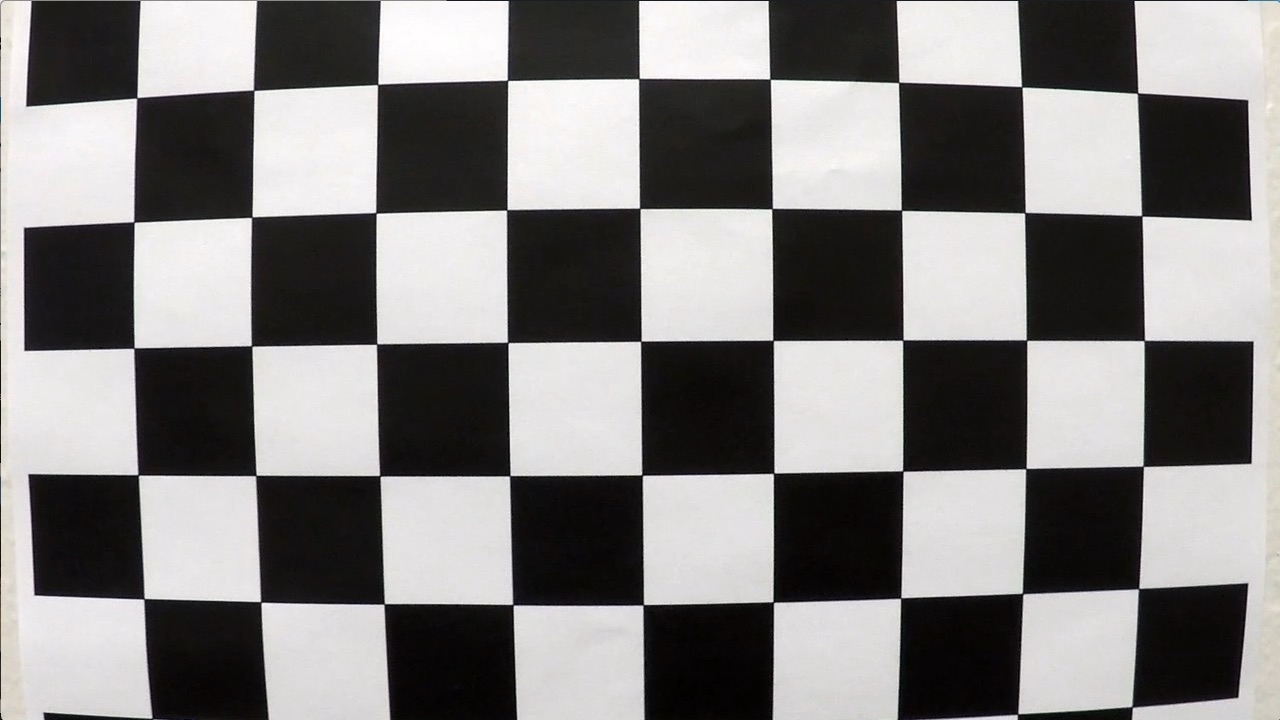
#> input picture camera_cal/calibration1.jpg, 1280 x 720 px; its folder holds 4 pictures in this run
$ python Calibrate_Camera.py
#> lines starting #> are read from the running program, lines starting #| are printed output that depends on the picture
import numpy as np
import cv2
import glob
import matplotlib.pyplot as plt
import matplotlib.patches as patches
from matplotlib.patches import Polygon
import pickle


# Event listener, if button of mouse is clicked
def onclick(event):
    global ix, iy
    ix, iy = event.xdata, event.ydata
    #print the x,y coordinates of mouse
    print(ix, iy)
    return


nx = 9 # the number of inside corners in x
ny = 6 # the number of inside corners in y

# define the left bottom corner and right bottom corner of the warped image
leftLaneCenter = 300
rightLaneCenter = 900

# prepare object points, like (0,0,0), (1,0,0), (2,0,0) ....,(6,5,0)
objp = np.zeros((ny*nx,3), np.float32)
objp[:,:2] = np.mgrid[0:nx, 0:ny].T.reshape(-1,2)


# Arrays to store object points and image points from all the images.
objpoints = [] # 3d points in real world space
imgpoints = [] # 2d points in image plane.

# Make a list of calibration images
images = glob.glob('../camera_cal/calibration*.jpg')

# Step through the list and search for chessboard corners
for idx, fname in enumerate(images):
    img = cv2.imread(fname)
#> img is the input picture: shape (720, 1280, 3); mean B, G, R 127.8, 128.4, 130.1
    gray = cv2.cvtColor(img, cv2.COLOR_BGR2GRAY)

    # Find the chessboard corners
    ret, corners = cv2.findChessboardCorners(gray, (nx,ny), None)
#> ret = False; corners = None

    # If found, add object points, image points
    if ret == True:
        objpoints.append(objp)
        imgpoints.append(corners)
        # [7 lines of commented-out code are left out]


def calculateWarp(img, mtx, dist):
    # Use the OpenCV undistort() function to remove distortion
    undist = cv2.undistort(img, mtx, dist, None, mtx)
    # Convert undistorted image to grayscale
    gray = cv2.cvtColor(undist, cv2.COLOR_BGR2GRAY)
    # Search for corners in the grayscaled image

    # define the 4 coordinates (right top, right bottom, left bottom, left top) in the source image
    # those points are just derived from clicking on an image of a straight road track straight_lines1.jpg
    src = np.float32(
        [[703 , 460],
         [1104 , 718],
         [207 , 718],
         [578 , 460]])


    # define the 4 desired coordinates (right top, right bottom, left bottom, left top) in the source image
    dst = np.float32(
        [[rightLaneCenter,0],
         [rightLaneCenter,718],
         [leftLaneCenter,718],
         [leftLaneCenter,0]])

    # Compute the perspective transform, M, given source and destination points
    M = cv2.getPerspectiveTransform(src, dst)

    # Compute the inverse perspective transform
    Minv = cv2.getPerspectiveTransform(dst, src)

    # Warp an image using the perspective transform, M
    warped = cv2.warpPerspective(img, M, img_size, flags=cv2.INTER_LINEAR)
    # Return the resulting image and matrix
    return warped, M , Minv


#cv2.destroyAllWindows()
calcDistortion = True
#> calcDistortion = True
calcWarp = True

# Test undistortion on an image
if calcDistortion == True:
    #img = cv2.imread('calibration_wide/test_image.jpg')
    img = cv2.imread('../test_images/test4.jpg')
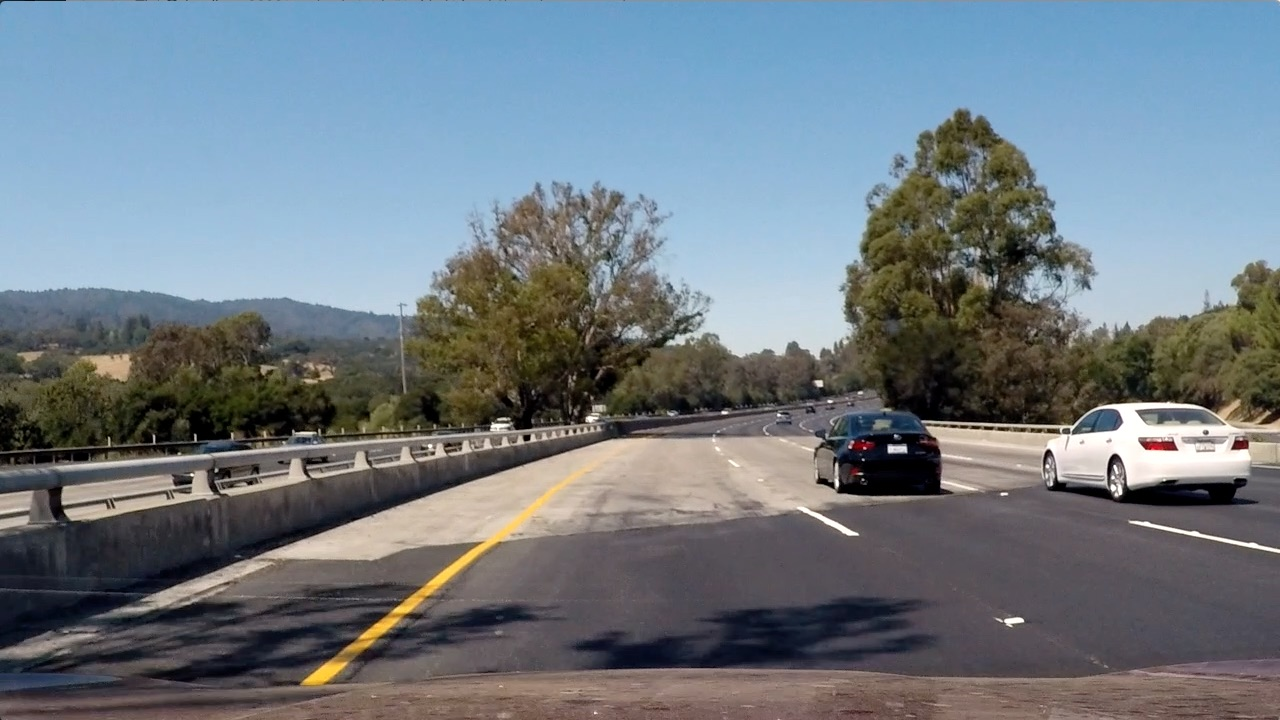
#> input picture test_images/test4.jpg, 1280 x 720 px
#> img is the input picture: shape (720, 1280, 3); mean B, G, R 130.9, 122.7, 112.2

    img_size = (img.shape[1], img.shape[0])
#> img_size = (1280, 720)

    # Do camera calibration given object points and image points
    ret, mtx, dist, rvecs, tvecs = cv2.calibrateCamera(objpoints, imgpoints, img_size,None,None)


    #dst = cv2.cvtColor(dst, cv2.COLOR_BGR2RGB)
    dst = cv2.undistort(img, mtx, dist, None, mtx)
    cv2.imwrite('../output_images/undistored_test4.jpg',dst)


if calcWarp == True:
    img = cv2.imread('../test_images/straight_lines1.jpg')
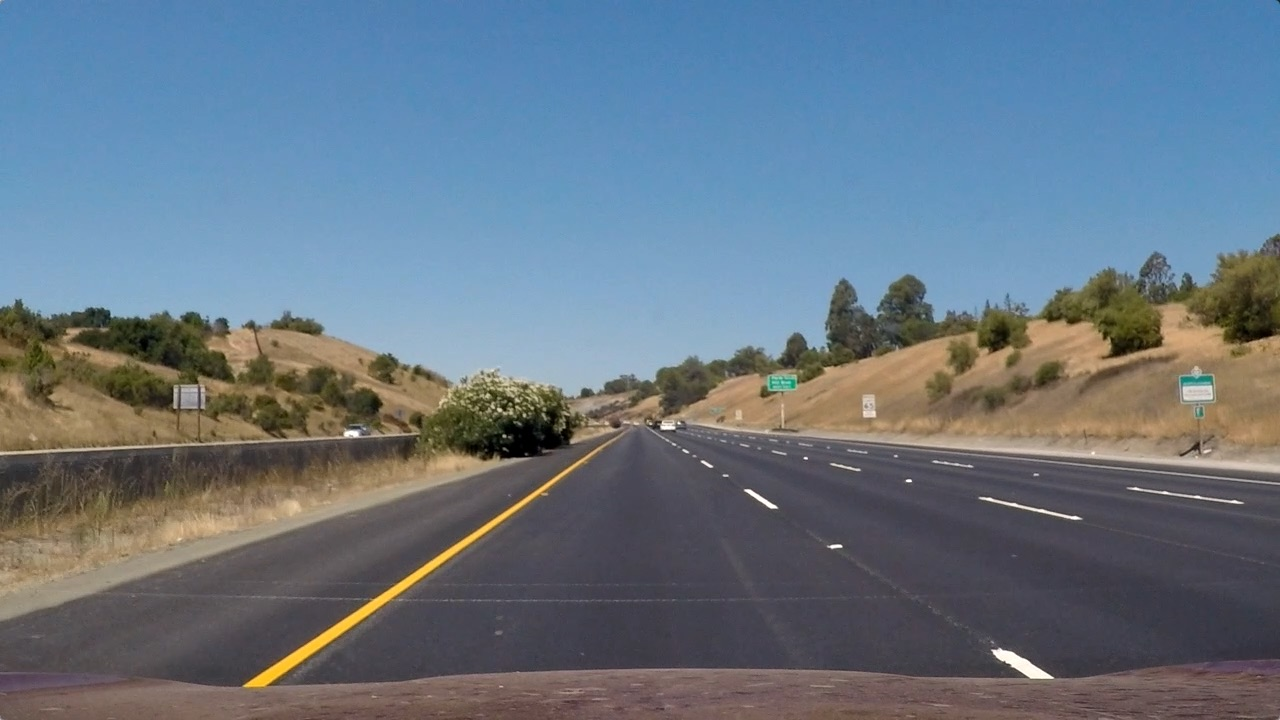
#> input picture test_images/straight_lines1.jpg, 1280 x 720 px
#> img is the input picture: shape (720, 1280, 3); mean B, G, R 131.2, 117.7, 103.2
    img_dist = cv2.undistort(img, mtx, dist, None, mtx)
    fig = plt.figure(1)
    #To print out position of Mouse if left button clicked
    cid = fig.canvas.mpl_connect('button_press_event', onclick)
    plt.imshow(img_dist)
    plt.show()
    unwarped_image, perspective_M , perspective_Minv = calculateWarp(img,mtx, dist)
#> in calculateWarp, `gray = cv2.cvtColor(undist, cv2.COLOR_BGR2GRAY)`:
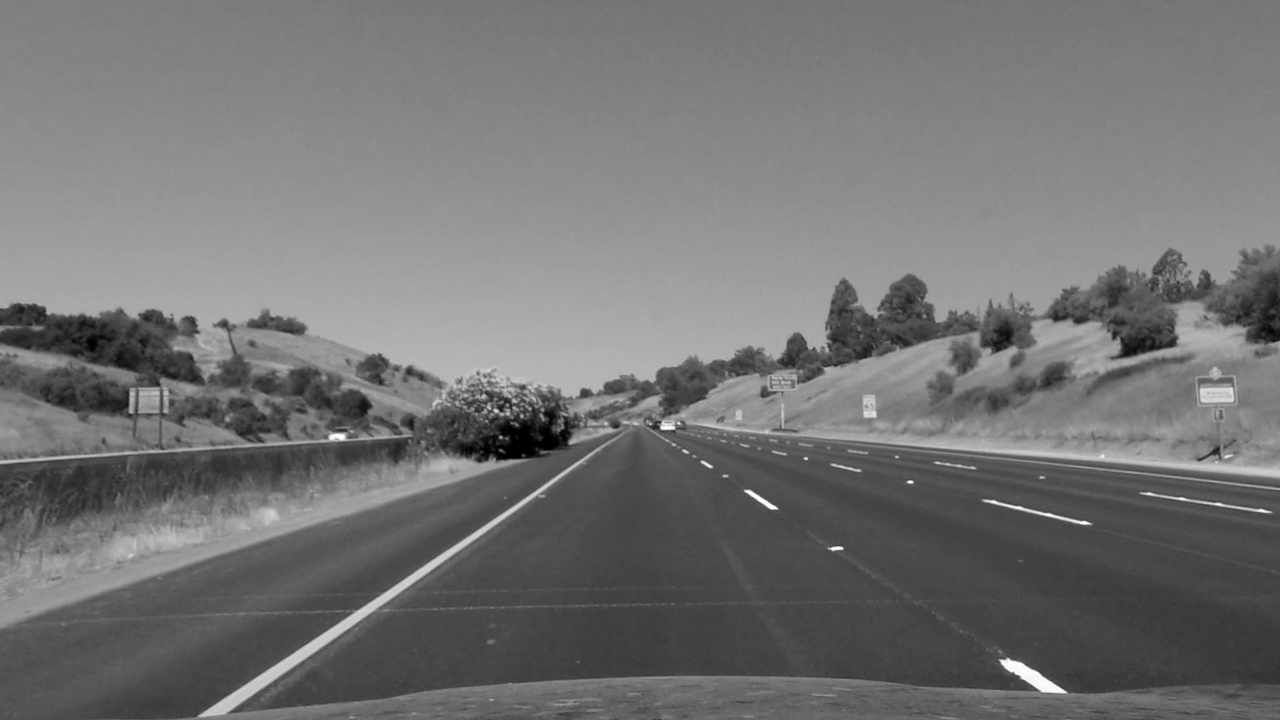
#> gray: shape (720, 1280); min 0, max 255, mean 115.1
#> in calculateWarp, `warped = cv2.warpPerspective(img, M, img_size, flags=cv2.INTER_LINEAR)`:
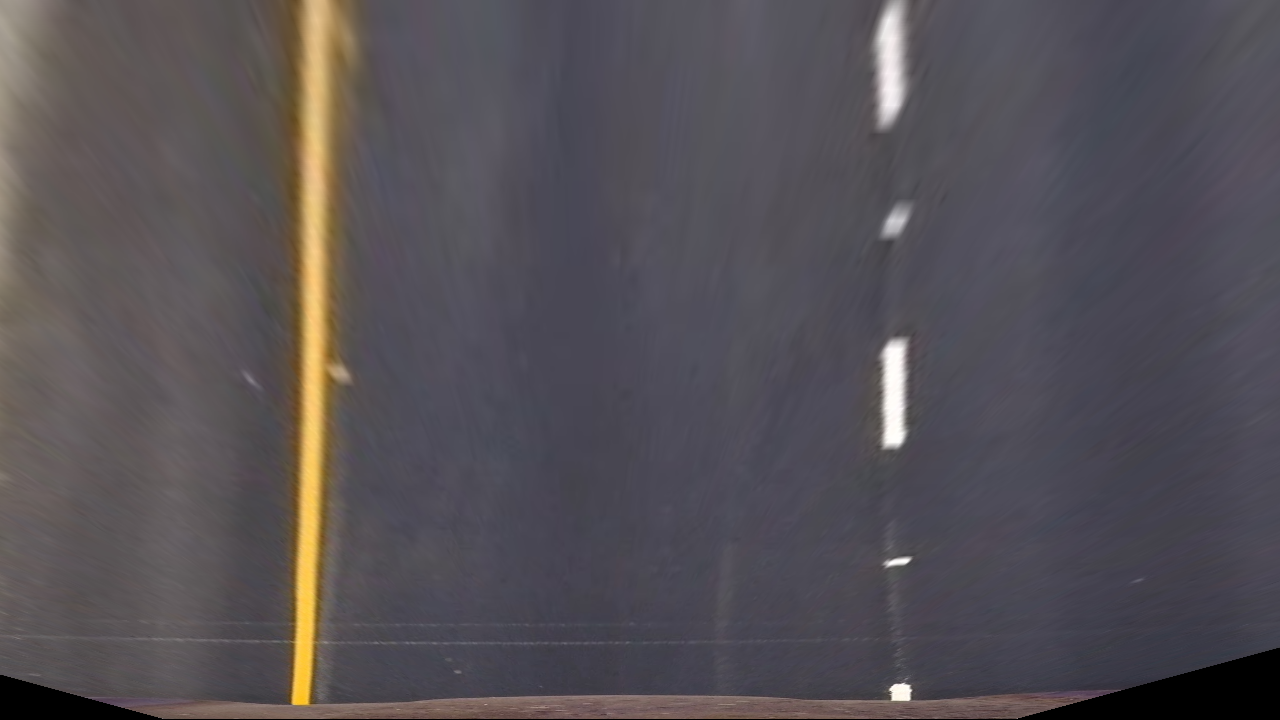
#> warped: shape (720, 1280, 3); mean B, G, R 85.7, 80.8, 85.4


# Save the camera calibration result for later use (we won't worry about rvecs / tvecs)
# Visualize undistortion
if  calcDistortion == True and calcWarp == True:
    img = cv2.imread('../test_images/straight_lines1.jpg')
    img = cv2.cvtColor(img, cv2.COLOR_BGR2RGB)
    dst = cv2.undistort(img, mtx, dist, None, mtx)
    unwarped_image, perspective_M, perspective_Minv = calculateWarp(img, mtx, dist)

    polygon = Polygon([[703 , 460], [1104 , 718], [203 , 718], [578 , 460]], closed=True, fill=True, linewidth=2,edgecolor='r',facecolor='none')
    rectangle = patches.Rectangle((leftLaneCenter,0),rightLaneCenter-leftLaneCenter,720,linewidth=2,edgecolor='r',facecolor='none')


    f, (ax1, ax2, ax3) = plt.subplots(1, 3, figsize=(20,10))
    ax1.imshow(img)
    ax1.set_title('Original Image', fontsize=30)
    ax2.imshow(dst)
    ax2.add_patch(polygon)
    ax2.set_title('Undistorted Image', fontsize=30)
    ax3.imshow(unwarped_image)
    ax3.add_patch(rectangle)
    ax3.set_title('Unwarped Image', fontsize=30)
    plt.show()
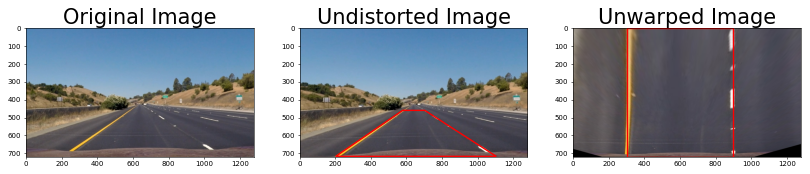
#> figure drawn by matplotlib, 3 panels

    # now store all values in a pickle
    dist_pickle = {}
    dist_pickle["mtx"] = mtx
    dist_pickle["dist"] = dist
    dist_pickle["rvecs"] = rvecs
    dist_pickle["tvecs"] = tvecs
    dist_pickle["M"] = perspective_M
    dist_pickle["Minv"] = perspective_Minv
    dist_pickle["rightLaneCenter"] = rightLaneCenter
    dist_pickle["leftLaneCenter"] = leftLaneCenter

    pickle.dump( dist_pickle, open( "../camera_cal/camera_calibration_pickle.p", "wb" ) )
